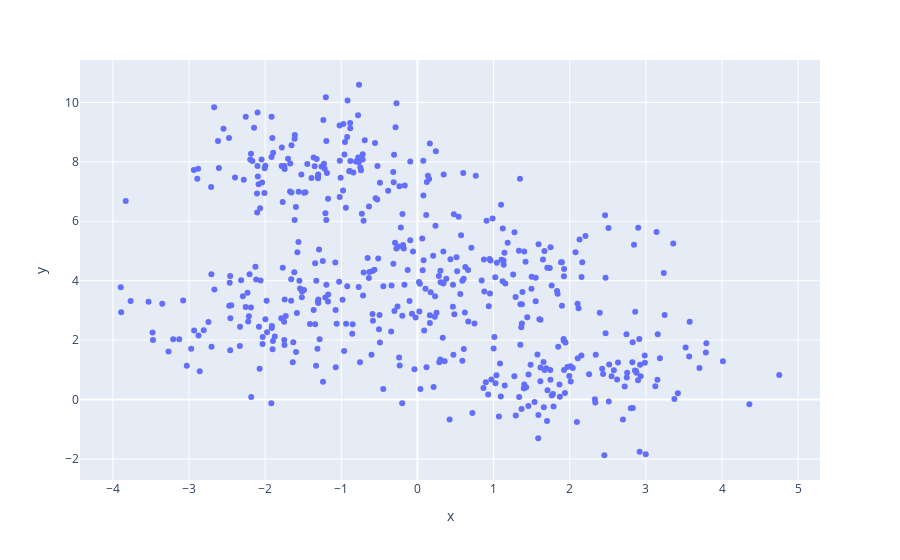

Notebook source saved alongside this figure:
### Code cell
grafico = px.scatter(x=X_random[:, 0], y = X_random[:, 1])
grafico.show()

### Figure 1 — Plotly figure (JSON) as saved in the notebook; plotly's stock layout.template omitted (floating-point values rounded to 4 significant figures; data arrays with more than 128 entries replaced by an {"elided": "..."} marker saying what was removed)
{"data": [{"hovertemplate": "x=%{x}<br>y=%{y}<extra></extra>", "legendgroup": "", "marker": {"color": "#636efa", "symbol": "circle"}, "mode": "markers", "name": "", "orientation": "v", "showlegend": false, "type": "scatter", "x": {"elided": "500 float values"}, "xaxis": "x", "y": {"elided": "500 float values"}, "yaxis": "y"}], "layout": {"legend": {"tracegroupgap": 0}, "margin": {"t": 60}, "xaxis": {"anchor": "y", "domain": [0, 1], "title": {"text": "x"}}, "yaxis": {"anchor": "x", "domain": [0, 1], "title": {"text": "y"}}}}
